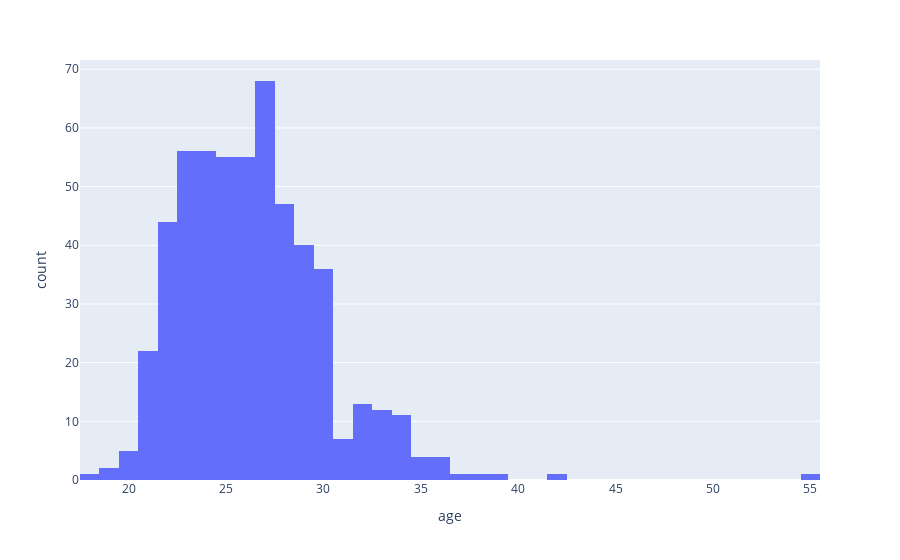

Notebook code cell kept with this figure:
### Code cell
# Age (Histogram)
fig = px.histogram (speed_dating_per_person, x="age", nbins=50)
fig.show()

### Figure 1 — Plotly figure (JSON) as saved in the notebook; plotly's stock layout.template omitted (floating-point values rounded to 4 significant figures; data arrays with more than 128 entries replaced by an {"elided": "..."} marker saying what was removed)
{"data": [{"alignmentgroup": "True", "bingroup": "x", "hovertemplate": "age=%{x}<br>count=%{y}<extra></extra>", "legendgroup": "", "marker": {"color": "#636efa", "pattern": {"shape": ""}}, "name": "", "nbinsx": 50, "offsetgroup": "", "orientation": "v", "showlegend": false, "type": "histogram", "x": {"elided": "551 int values"}, "xaxis": "x", "yaxis": "y"}], "layout": {"barmode": "relative", "legend": {"tracegroupgap": 0}, "margin": {"t": 60}, "xaxis": {"anchor": "y", "domain": [0, 1], "title": {"text": "age"}}, "yaxis": {"anchor": "x", "domain": [0, 1], "title": {"text": "count"}}}}
